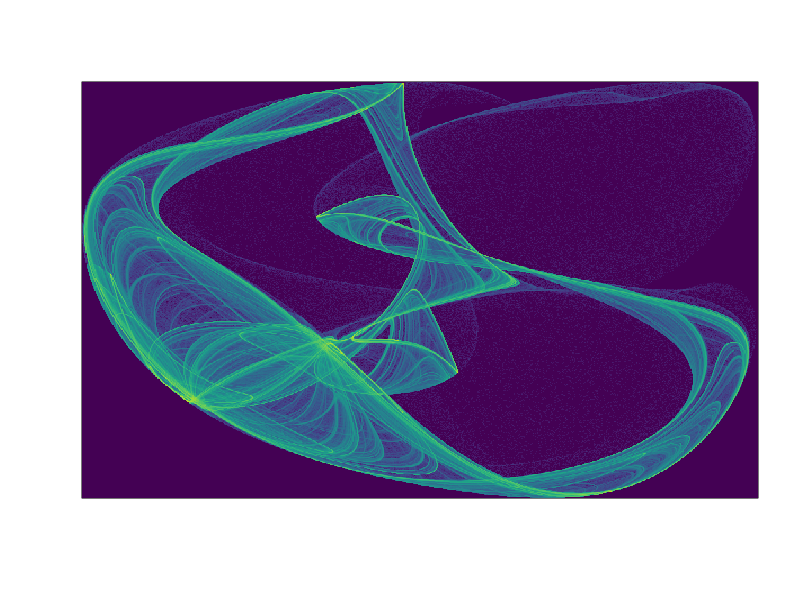
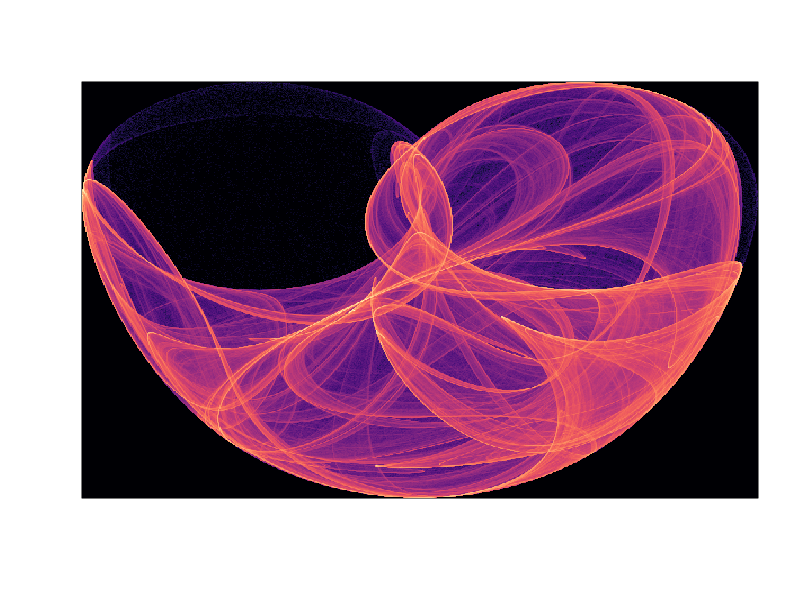

The R source for these figures, in order: (Note: a time limit stopped this script after it produced the figures.)
# Cliffors Attractors

# xn+1 = sin(a yn) + c cos(a xn)
# yn+1 = sin(b xn) + d cos(b yn)

# http://paulbourke.net/fractals/peterdejong/
# https://github.com/petewerner/misc/blob/master/attractor.R
# https://es.wikipedia.org/wiki/Atractor

library(compiler)
library(viridis)

mapxy <- function(x, y, xmin, xmax, ymin=xmin, ymax=xmax) {
  sx <- (width - 1) / (xmax - xmin)
  sy <- (height - 1) / (ymax - ymin)
  row0 <- round( sx * (x - xmin) )
  col0 <- round( sy * (y - ymin) )
  col0 * height + row0 + 1
}

dejong <- function(x, y) {
  nidxs <- length(mat)
  counts <- integer(length=nidxs)
  for (i in 1:npoints) {
    xt <- sin(a * y) - cos(b * x)
    yt <- sin(c * x) - cos(d * y)
    x <- xt
    y <- yt
    idxs <- mapxy(x, y, -2, 2)
    counts <- counts + tabulate(idxs, nbins=nidxs)
  }
  mat <<- mat + counts
}

npoints <- 1000
n <- 100000
width <- 600
height <- 600

#make some random points
rsamp <- matrix(runif(n * 2, min=-2, max=2), nr=n)

setCompilerOptions(suppressAll=TRUE)
mapxy <- cmpfun(mapxy)
dejong <- cmpfun(dejong)

# 0
a <- 0.970
b <- -1.899
c <- 1.381
d <- -1.506

cvec <- viridis(100)

mat <- matrix(0, nr=height, nc=width)
dejong(rsamp[,1], rsamp[,2])
dens <- log(mat + 1)/log(max(mat))
par(mar=c(0, 0, 0, 0))

png(filename = "dejong0.png", width = 1200, height = 1200, pointsize = 0.1)
image(t(dens), col=cvec, useRaster=T, xaxt='n', yaxt='n')
dev.off()

# 1
a <- -2
b <- -2
c <- -1.2
d <- 2

cvec <- magma(100)

mat <- matrix(0, nr=height, nc=width)
dejong(rsamp[,1], rsamp[,2])
dens <- log(mat + 1)/log(max(mat))
par(mar=c(0, 0, 0, 0))

png(filename = "dejong1.png", width = 1200, height = 1200, pointsize = 0.1)
image(t(dens), col=cvec, useRaster=T, xaxt='n', yaxt='n')
dev.off()

# 2
a <- 1.40
b <- 1.56
c <- 1.40
d <- -6.56

cvec <- inferno(100)

mat <- matrix(0, nr=height, nc=width)
dejong(rsamp[,1], rsamp[,2])
dens <- log(mat + 1)/log(max(mat))
par(mar=c(0, 0, 0, 0))

png(filename = "dejong2.png", width = 1200, height = 1200, pointsize = 0.1)
image(t(dens), col=cvec, useRaster=T, xaxt='n', yaxt='n')
dev.off()

# 3
a <- 1.4
b <- -2.3
c <- 2.4
d <- -2.1

cvec <- plasma(100)

mat <- matrix(0, nr=height, nc=width)
dejong(rsamp[,1], rsamp[,2])
dens <- log(mat + 1)/log(max(mat))
par(mar=c(0, 0, 0, 0))

png(filename = "dejong3.png", width = 1200, height = 1200, pointsize = 0.1)
image(t(dens), col=cvec, useRaster=T, xaxt='n', yaxt='n')
dev.off()
